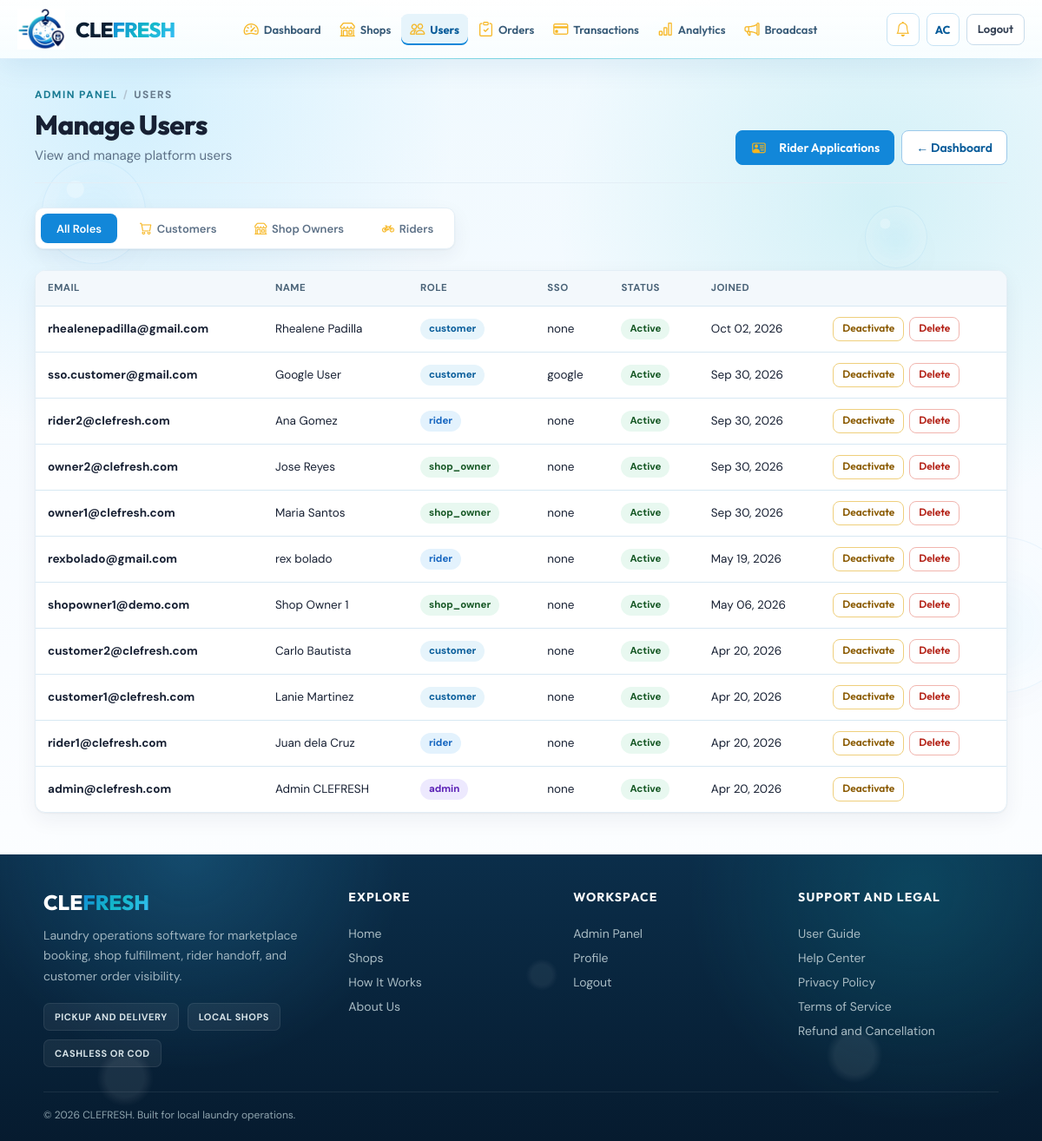
/admin-panel/users/ (signed in), run on an earlier commit of the app's database.
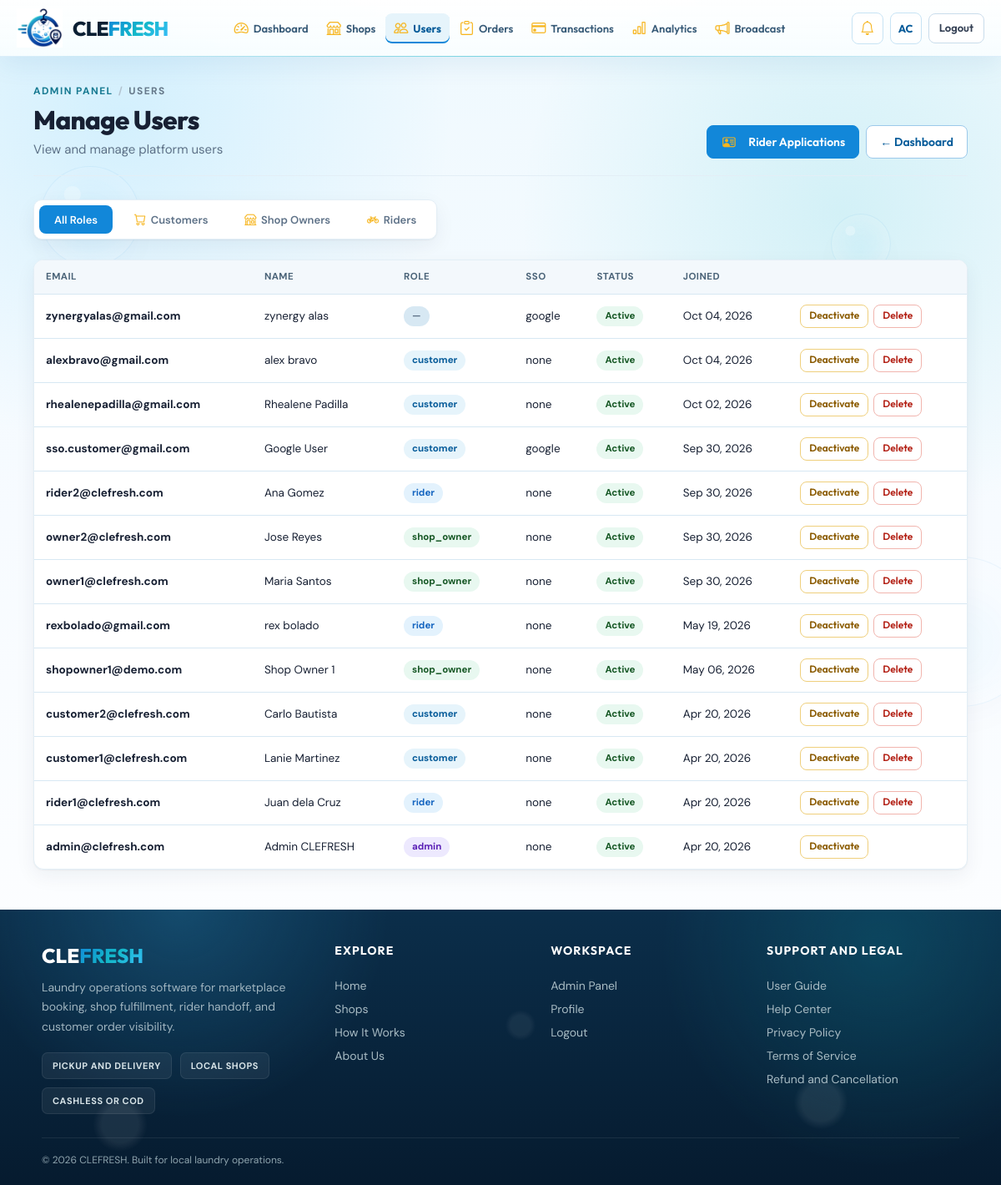
And on a later commit of the database.
### accounts/models.py (models this page shows, shortened)
class User(AbstractUser):
    ROLE_CHOICES = [
        ('customer', 'Customer'),
        ('shop_owner', 'Shop Owner'),
        ('rider', 'Rider'),
        ('admin', 'Administrator'),
    ]
    SSO_CHOICES = [
        ('none', 'None'),
        ('google', 'Google'),
        ('facebook', 'Facebook'),
    ]
    role = models.CharField(max_length=20, choices=ROLE_CHOICES, blank=True, default='')
    contact_number = models.CharField(max_length=20, blank=True)
    address = models.TextField(blank=True)
    profile_picture = models.ImageField(upload_to=_profile_upload, blank=True, null=True, validators=[validate_image_upload])
    sso_provider = models.CharField(max_length=20, choices=SSO_CHOICES, default='none')
    email_notifications_enabled = models.BooleanField(default=True)
    email_verified = models.BooleanField(default=False)

### analytics/views.py (the view)
# urls.py: path('users/', views.admin_users_view, name='admin_users'),
@role_required('admin')
def admin_users_view(request):
    role_filter = request.GET.get('role', '')
    if role_filter not in _VALID_USER_ROLES:
        role_filter = ''
    users = User.objects.all().order_by('-date_joined')
    if role_filter:
        users = users.filter(role=role_filter)
    page_obj, page_qs = paginate(request, users)
    return render(request, 'admin_panel/users.html', {'users': page_obj, 'page_obj': page_obj, 'page_qs': page_qs,
                                                      'role_filter': role_filter})

### clefresh/context_processors.py (called while the page is built)
def google_maps_key(request):
    if request.path == '/' or any(request.path.startswith(p) for p in _MAP_PATHS):
        return {'GOOGLE_MAPS_API_KEY': settings.GOOGLE_MAPS_API_KEY}
    return {}

def paymongo_public_key(request):
    if request.path.startswith('/payment/'):
        return {'PAYMONGO_PUBLIC_KEY': settings.PAYMONGO_PUBLIC_KEY}
    return {}

def navigation_context(request):
    return {
        'is_shop_owner_area': request.path.startswith('/shop-dashboard/'),
        'NOTIFICATIONS_SSE': settings.NOTIFICATIONS_SSE,
    }

### utils/pagination.py (called while the page is built)
def paginate(request, queryset, per_page=25):
    page_obj = Paginator(queryset, per_page).get_page(request.GET.get('page'))
    params = request.GET.copy()
    params.pop('page', None)
    return page_obj, params.urlencode()

### templates/admin_panel/users.html (shortened to what this page needs)
{% extends 'base.html' %}
{% block content %}
<div class="page-shell">
  <div class="page-header">
    <div>
      <nav class="page-crumbs" aria-label="Breadcrumb"><a href="{% url 'admin_dashboard' %}">Admin panel</a><span class="page-crumbs-sep" aria-hidden="true">/</span><span aria-current="page">Users</span></nav>
      <h2>Manage Users</h2>
      <p>View and manage platform users</p>
    </div>
    <div style="display:flex; gap:8px; flex-wrap:wrap;">
      <a href="{% url 'admin_riders' %}" class="btn btn-primary"><i class="bi bi-person-vcard glyph-icon"></i>Rider Applications</a>
      <a href="{% url 'admin_dashboard' %}" class="btn btn-outline">← Dashboard</a>
    </div>
  </div>
  <form method="get" style="margin-bottom:20px;">
    <div class="sub-nav">
      <button type="submit" name="role" value="" class="sub-tab {% if not role_filter %}active{% endif %}">All Roles</button>
      <button type="submit" name="role" value="customer" class="sub-tab {% if role_filter == 'customer' %}active{% endif %}"><i class="bi bi-cart glyph-icon"></i>Customers</button>
      <button type="submit" name="role" value="shop_owner" class="sub-tab {% if role_filter == 'shop_owner' %}active{% endif %}"><i class="bi bi-shop glyph-icon"></i>Shop Owners</button>
      <button type="submit" name="role" value="rider" class="sub-tab {% if role_filter == 'rider' %}active{% endif %}"><i class="bi bi-bicycle glyph-icon"></i>Riders</button>
    </div>
  </form>
  <div class="table-wrapper">
    <table class="table">
      <thead>
        <tr><th>Email</th><th>Name</th><th>Role</th><th>SSO</th><th>Status</th><th>Joined</th><th></th></tr>
      </thead>
      <tbody>
        {% for u in users %}
          <tr>
            <td><strong>{{ u.email }}</strong></td>
            <td>{{ u.get_full_name|default:"—" }}</td>
            <td>
              <span class="badge badge-role-{{ u.role|default:'default' }}">
                {{ u.role|default:"—" }}
              </span>
            </td>
            <td>{{ u.sso_provider|default:"—" }}</td>
            <td>
              {% if u.is_active %}
                <span class="badge badge-success">Active</span>
              {% else %}
                <span class="badge badge-danger">Inactive</span>
              {% endif %}
            </td>
            <td>{{ u.date_joined|date:"M d, Y" }}</td>
            <td>
              <div style="display:flex; gap:6px; flex-wrap:wrap;">
                <form method="post" action="{% url 'admin_toggle_user' u.id %}" style="display:inline;">
                  <button type="submit" class="btn btn-xs {% if u.is_active %}btn-warning{% else %}btn-primary{% endif %}">
                    {% if u.is_active %}Deactivate{% else %}Activate{% endif %}
                  </button>
                </form>
                {% if not u.is_superuser and u.id != request.user.id %}
                  <form method="post" action="{% url 'admin_delete_user' u.id %}" style="display:inline;" data-confirm="This permanently deletes {{ u.email }} and cascades to their orders, shops, and other data. This cannot be undone." data-confirm-title="Delete this user?" data-confirm-action="Delete user">
                    <button type="submit" class="btn btn-xs btn-danger">Delete</button>
                  </form>
                {% endif %}
              </div>
            </td>
          </tr>
        {% empty %}
          <tr>
            <td colspan="7" class="table-empty-cell"><i class="bi bi-people" aria-hidden="true"></i> No users found.</td>
          </tr>
        {% endfor %}
      </tbody>
    </table>
  </div>
</div>
{% endblock %}

### templates/base.html (shortened to what this page needs)
{% load static socialaccount %}
<!DOCTYPE html>
<html lang="en">
<head>
  <link rel="stylesheet" href="{% static 'vendor/bootstrap-icons-1.11.3/bootstrap-icons.min.css' %}">
  <link rel="stylesheet" href="{% static 'css/style.css' %}">
</head>
<body{% if not NOTIFICATIONS_SSE %} data-notif-sse="off"{% endif %}>
  <div class="site-water-bg" aria-hidden="true">
    <span class="site-bubble site-bubble-2"></span>
    <span class="site-bubble site-bubble-4"></span>
    <span class="site-bubble site-bubble-6"></span>
  </div>
  <header class="topbar{% if user.is_authenticated and user.role != 'customer' %}{% if is_shop_owner_area or is_shop_owner_home or user.role == 'admin' or user.is_superuser %} topbar--long-nav{% endif %}{% endif %}">
    <a href="/" class="topbar-logo" aria-label="CLEFRESH — home">
      <img src="{% static 'img/logo.webp' %}" alt="" class="topbar-logo-img" aria-hidden="true">
      <div class="topbar-logo-text">
        <span class="brand-name"><span class="brand-cle">CLE</span><span class="brand-fresh">FRESH</span></span>
      </div>
    </a>
    <nav class="topbar-nav" id="topbarNav" aria-label="Main navigation">
      {% block topbar_nav %}
      {% if user.is_authenticated and user.role == 'customer' %}
        <a href="{% url 'home' %}"{% if request.resolver_match.url_name == 'home' %} aria-current="page" class="active-nav"{% endif %}>Home</a>
        <a href="{% url 'order_list' %}"{% if request.resolver_match.url_name == 'order_list' %} aria-current="page" class="active-nav"{% endif %}>My Orders</a>
      {% elif user.is_authenticated and user.role == 'rider' %}
      {% elif user.is_authenticated and user.role == 'admin' %}
        <a href="{% url 'admin_dashboard' %}"{% if request.resolver_match.url_name == 'admin_dashboard' %} aria-current="page" class="active-nav"{% endif %}><i class="bi bi-speedometer2 topbar-nav-icon" aria-hidden="true"></i>Dashboard</a>
        <a href="{% url 'admin_shops' %}"{% if request.resolver_match.url_name == 'admin_shops' %} aria-current="page" class="active-nav"{% endif %}><i class="bi bi-shop topbar-nav-icon" aria-hidden="true"></i>Shops</a>
        <a href="{% url 'admin_users' %}"{% if request.resolver_match.url_name == 'admin_users' %} aria-current="page" class="active-nav"{% endif %}><i class="bi bi-people topbar-nav-icon" aria-hidden="true"></i>Users</a>
        <a href="{% url 'admin_orders' %}"{% if request.resolver_match.url_name == 'admin_orders' %} aria-current="page" class="active-nav"{% endif %}><i class="bi bi-clipboard-check topbar-nav-icon" aria-hidden="true"></i>Orders</a>
        <a href="{% url 'admin_transactions' %}"><i class="bi bi-credit-card topbar-nav-icon" aria-hidden="true"></i>Transactions</a>
        <a href="{% url 'admin_analytics' %}"{% if request.resolver_match.url_name == 'admin_analytics' %} aria-current="page" class="active-nav"{% endif %}><i class="bi bi-bar-chart topbar-nav-icon" aria-hidden="true"></i>Analytics</a>
        <a href="#" data-broadcast-modal><i class="bi bi-megaphone topbar-nav-icon" aria-hidden="true"></i>Broadcast</a>
      {% elif is_shop_site and shop %}
        <a href="{% url 'shop_detail' shop.id %}">{{ shop.name|truncatechars:18 }}</a>
        <a href="{% url 'shop_site_services' shop.id %}">Services</a>
        <a href="{% url 'shop_site_how_it_works' shop.id %}">How It Works</a>
        <a href="{% url 'shop_site_about' shop.id %}">About Us</a>
      {% else %}
        <a href="{% url 'home' %}"{% if request.resolver_match.url_name == 'home' %} aria-current="page" class="active-nav"{% endif %}>Home</a>
        <a href="{% url 'home' %}#services">Services</a>
        <a href="{% url 'home' %}#how-it-works">How It Works</a>
        <a href="{% url 'home' %}#about-us">About Us</a>
      {% endif %}
      {% endblock topbar_nav %}
    </nav>
    <div class="topbar-right">
      {% if user.is_authenticated %}
        <div class="notif-wrapper">
          <button class="notif-btn" id="notifBtn" onclick="toggleNotifDropdown()" aria-label="Notifications" aria-expanded="false" aria-controls="notifDropdown" aria-haspopup="true">
            <i class="bi bi-bell" aria-hidden="true"></i>
          </button>
        </div>
        <a href="{% url 'profile' %}" class="topbar-avatar">
          {{ user.first_name|first|upper|default:user.email|first|upper }}{{ user.last_name|first|upper|default:"" }}
        </a>
        <a href="{% url 'logout' %}" class="btn btn-ghost btn-sm topbar-logout" data-logout>Logout</a>
      {% else %}
        <a href="{% url 'login' %}" class="btn btn-ghost btn-sm" data-login-modal>Login</a>
        <a href="{% url 'register' %}" class="btn btn-sm topbar-register" data-register-modal>Register</a>
      {% endif %}
    </div>
  </header>
  <main id="main-content">{% block content %}{% endblock %}</main>
  <footer class="footer">
    <div class="footer-shell">
      <div class="footer-grid">
        <div class="footer-brand">
          <a href="/" class="footer-logo"><span class="brand-cle">CLE</span><span class="brand-fresh">FRESH</span></a>
          <p>Laundry operations software for marketplace booking, shop fulfillment, rider handoff, and customer order visibility.</p>
          <div class="footer-badges">
            <span>Pickup and Delivery</span>
            <span>Local Shops</span>
            <span>Cashless or COD</span>
          </div>
        </div>
        <div class="footer-col">
          <h3>Explore</h3>
          <a href="{% url 'home' %}">Home</a>
          <a href="{% url 'shop_list' %}">Shops</a>
          <a href="{% url 'home' %}#how-it-works">How It Works</a>
          <a href="{% url 'home' %}#about-us">About Us</a>
        </div>
        <div class="footer-col">
          <h3>Workspace</h3>
          {% if user.is_authenticated %}
            {% if user.role == 'customer' %}
              <a href="{% url 'order_list' %}">My Orders</a>
            {% elif user.role == 'rider' %}
              <a href="{% url 'rider_dashboard' %}">My Tasks</a>
            {% elif user.role == 'admin' or user.is_superuser %}
              <a href="{% url 'admin_dashboard' %}">Admin Panel</a>
            {% endif %}
            <a href="{% url 'profile' %}">Profile</a>
            <a href="{% url 'logout' %}" data-logout>Logout</a>
          {% else %}
            <a href="{% url 'login' %}" data-login-modal>Login</a>
            <a href="{% url 'register' %}" data-register-modal>Register</a>
          {% endif %}
        </div>
        <div class="footer-col">
          <h3>Support and Legal</h3>
          <a href="/info/user-guide/">User Guide</a>
          <a href="/info/help/">Help Center</a>
          <a href="/info/privacy/">Privacy Policy</a>
          <a href="/info/terms/">Terms of Service</a>
          <a href="/info/refunds/">Refund and Cancellation</a>
        </div>
      </div>
      <div class="footer-bottom">
        <p>&copy; 2026 CLEFRESH. Built for local laundry operations.</p>
      </div>
    </div>
  </footer>
</body>
</html>

What changed in the data, as far as the page shows it:
added User: email "zynergyalas@gmail.com", get_full_name "zynergy alas", role "—", sso_provider "google", is_active "Active", date_joined "Oct 04, 2026"
added User: email "alexbravo@gmail.com", get_full_name "alex bravo", role "customer", sso_provider "none", is_active "Active", date_joined "Oct 04, 2026"
